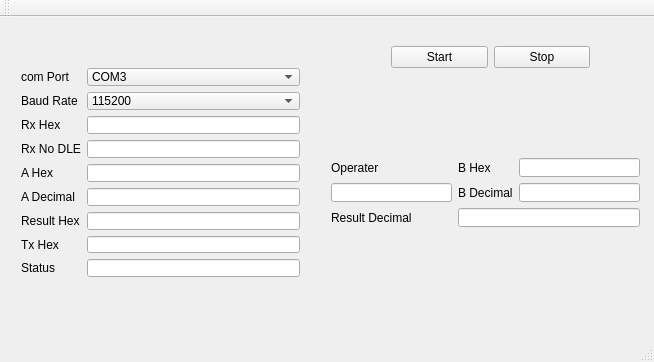
<?xml version="1.0" encoding="UTF-8"?>
<ui version="4.0">
 <class>MainWindow</class>
 <widget class="QMainWindow" name="MainWindow">
  <property name="geometry">
   <rect>
    <x>0</x>
    <y>0</y>
    <width>654</width>
    <height>362</height>
   </rect>
  </property>
  <property name="windowTitle">
   <string>MainWindow</string>
  </property>
  <widget class="QWidget" name="centralWidget">
   <widget class="QWidget" name="horizontalLayoutWidget">
    <property name="geometry">
     <rect>
      <x>380</x>
      <y>10</y>
      <width>221</width>
      <height>61</height>
     </rect>
    </property>
    <layout class="QHBoxLayout" name="horizontalLayout">
     <item>
      <widget class="QPushButton" name="pushButton">
       <property name="text">
        <string>Start</string>
       </property>
      </widget>
     </item>
     <item>
      <widget class="QPushButton" name="pushButton_2">
       <property name="text">
        <string>Stop</string>
       </property>
      </widget>
     </item>
    </layout>
   </widget>
   <widget class="QWidget" name="formLayoutWidget">
    <property name="geometry">
     <rect>
      <x>10</x>
      <y>40</y>
      <width>301</width>
      <height>231</height>
     </rect>
    </property>
    <layout class="QFormLayout" name="formLayout_2">
     <item row="0" column="0">
      <widget class="QLabel" name="label">
       <property name="sizePolicy">
        <sizepolicy hsizetype="Preferred" vsizetype="Preferred">
         <horstretch>0</horstretch>
         <verstretch>0</verstretch>
        </sizepolicy>
       </property>
       <property name="text">
        <string>com Port</string>
       </property>
      </widget>
     </item>
     <item row="1" column="0">
      <widget class="QLabel" name="label_2">
       <property name="text">
        <string>Baud Rate</string>
       </property>
      </widget>
     </item>
     <item row="2" column="0">
      <widget class="QLabel" name="label_3">
       <property name="text">
        <string>Rx Hex</string>
       </property>
      </widget>
     </item>
     <item row="3" column="0">
      <widget class="QLabel" name="label_4">
       <property name="text">
        <string>Rx No DLE</string>
       </property>
      </widget>
     </item>
     <item row="4" column="0">
      <widget class="QLabel" name="label_5">
       <property name="text">
        <string>A Hex</string>
       </property>
      </widget>
     </item>
     <item row="5" column="0">
      <widget class="QLabel" name="label_6">
       <property name="text">
        <string>A Decimal</string>
       </property>
      </widget>
     </item>
     <item row="6" column="0">
      <widget class="QLabel" name="label_7">
       <property name="text">
        <string>Result Hex</string>
       </property>
      </widget>
     </item>
     <item row="7" column="0">
      <widget class="QLabel" name="label_8">
       <property name="text">
        <string>Tx Hex</string>
       </property>
      </widget>
     </item>
     <item row="8" column="0">
      <widget class="QLabel" name="label_9">
       <property name="text">
        <string>Status</string>
       </property>
      </widget>
     </item>
     <item row="0" column="1">
      <widget class="QComboBox" name="comboBox">
       <item>
        <property name="text">
         <string>COM3</string>
        </property>
       </item>
       <item>
        <property name="text">
         <string>COM1</string>
        </property>
       </item>
       <item>
        <property name="text">
         <string>COM2</string>
        </property>
       </item>
      </widget>
     </item>
     <item row="1" column="1">
      <widget class="QComboBox" name="comboBox_2">
       <item>
        <property name="text">
         <string>115200</string>
        </property>
       </item>
      </widget>
     </item>
     <item row="2" column="1">
      <widget class="QLineEdit" name="lineEdit"/>
     </item>
     <item row="3" column="1">
      <widget class="QLineEdit" name="lineEdit_2"/>
     </item>
     <item row="4" column="1">
      <widget class="QLineEdit" name="lineEdit_3"/>
     </item>
     <item row="5" column="1">
      <widget class="QLineEdit" name="lineEdit_4"/>
     </item>
     <item row="6" column="1">
      <widget class="QLineEdit" name="lineEdit_5"/>
     </item>
     <item row="7" column="1">
      <widget class="QLineEdit" name="lineEdit_6"/>
     </item>
     <item row="8" column="1">
      <widget class="QLineEdit" name="lineEdit_7"/>
     </item>
    </layout>
   </widget>
   <widget class="QWidget" name="gridLayoutWidget">
    <property name="geometry">
     <rect>
      <x>320</x>
      <y>130</y>
      <width>331</width>
      <height>91</height>
     </rect>
    </property>
    <layout class="QGridLayout" name="gridLayout_2">
     <item row="0" column="2">
      <widget class="QLineEdit" name="lineEdit_9"/>
     </item>
     <item row="0" column="1">
      <widget class="QLabel" name="label_12">
       <property name="text">
        <string>B Hex</string>
       </property>
      </widget>
     </item>
     <item row="2" column="0">
      <widget class="QLabel" name="label_11">
       <property name="text">
        <string>Result Decimal</string>
       </property>
      </widget>
     </item>
     <item row="1" column="2">
      <widget class="QLineEdit" name="lineEdit_10"/>
     </item>
     <item row="2" column="1" colspan="2">
      <widget class="QLineEdit" name="lineEdit_11"/>
     </item>
     <item row="1" column="0">
      <widget class="QLineEdit" name="lineEdit_8"/>
     </item>
     <item row="1" column="1">
      <widget class="QLabel" name="label_13">
       <property name="text">
        <string>B Decimal</string>
       </property>
      </widget>
     </item>
     <item row="0" column="0">
      <widget class="QLabel" name="label_10">
       <property name="text">
        <string>Operater</string>
       </property>
      </widget>
     </item>
    </layout>
   </widget>
   <widget class="QLabel" name="label_14">
    <property name="geometry">
     <rect>
      <x>420</x>
      <y>90</y>
      <width>135</width>
      <height>23</height>
     </rect>
    </property>
    <property name="sizePolicy">
     <sizepolicy hsizetype="Preferred" vsizetype="Preferred">
      <horstretch>0</horstretch>
      <verstretch>0</verstretch>
     </sizepolicy>
    </property>
    <property name="minimumSize">
     <size>
      <width>0</width>
      <height>0</height>
     </size>
    </property>
    <property name="sizeIncrement">
     <size>
      <width>0</width>
      <height>0</height>
     </size>
    </property>
    <property name="text">
     <string/>
    </property>
    <property name="buddy">
     <cstring>0xffffff
</cstring>
    </property>
   </widget>
  </widget>
  <widget class="QMenuBar" name="menuBar">
   <property name="geometry">
    <rect>
     <x>0</x>
     <y>0</y>
     <width>654</width>
     <height>21</height>
    </rect>
   </property>
  </widget>
  <widget class="QToolBar" name="mainToolBar">
   <attribute name="toolBarArea">
    <enum>TopToolBarArea</enum>
   </attribute>
   <attribute name="toolBarBreak">
    <bool>false</bool>
   </attribute>
  </widget>
  <widget class="QStatusBar" name="statusBar"/>
 </widget>
 <layoutdefault spacing="6" margin="11"/>
 <resources/>
 <connections/>
</ui>
